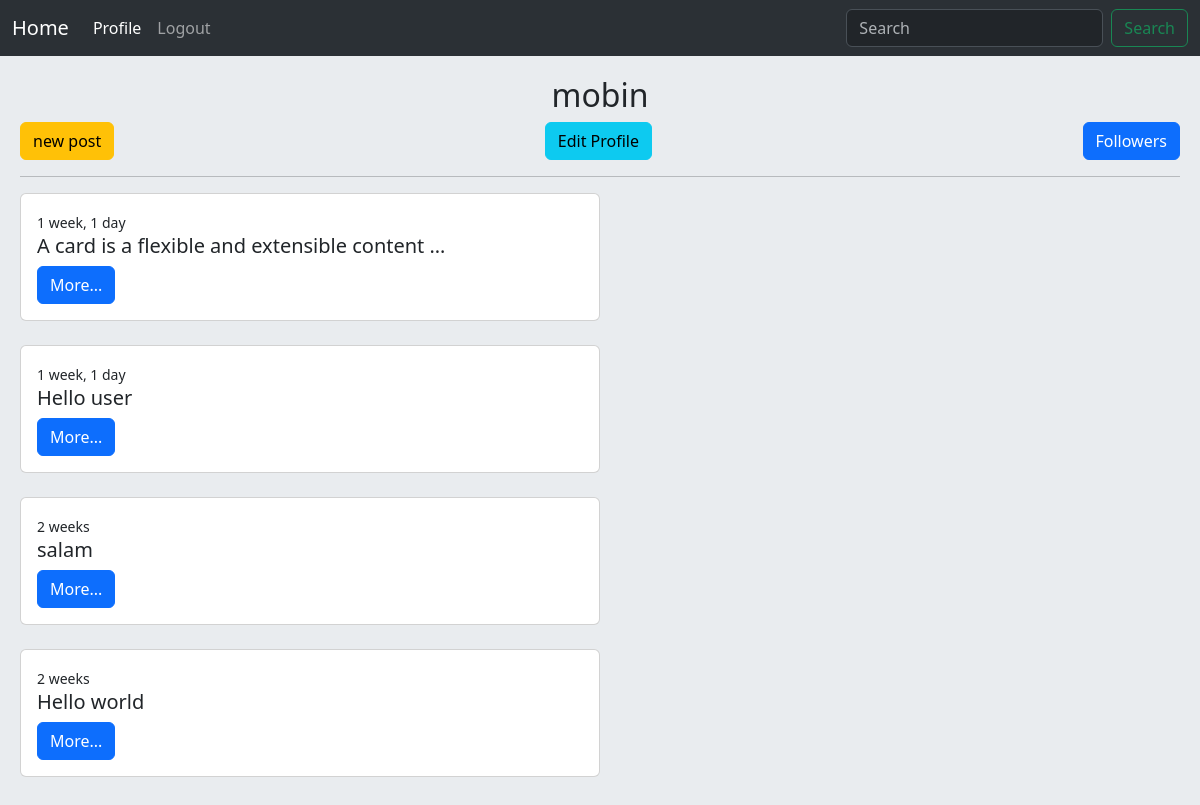
The app's page /account/profile/1 (signed in), older data.
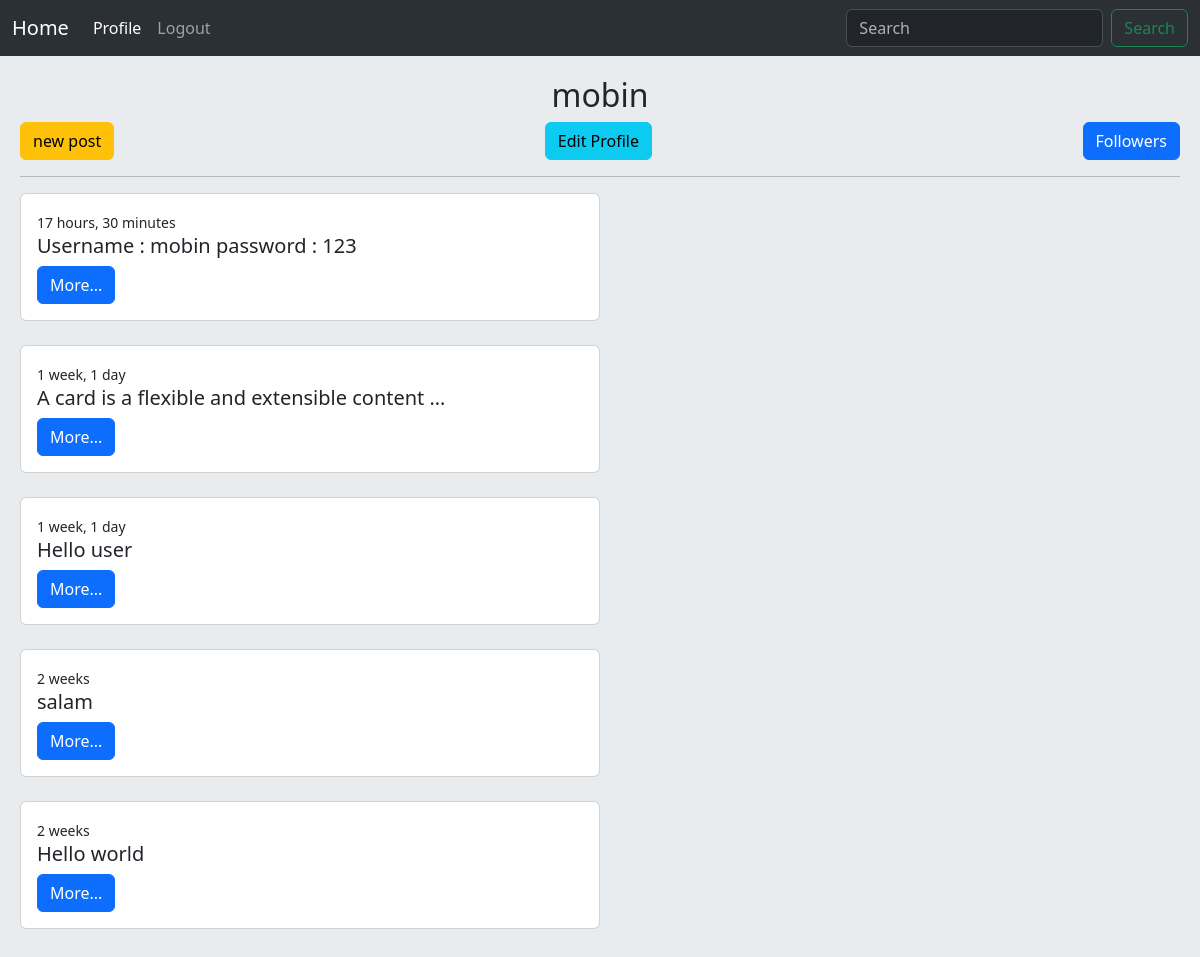
The same page, newer data.
### home/models.py (models this page shows, shortened)
class Post(models.Model):
    user = models.ForeignKey(User,on_delete=models.CASCADE , related_name='posts')
    body = models.TextField()
    slug = models.SlugField()
    created = models.DateTimeField(auto_now_add=True)
    updated = models.DateTimeField(auto_now=True)
    class Meta :
        ordering = ('-created',)
    def get_absolute_url(self):
        return reverse('home:post_detail',args=(self.id , self.slug))

### account/views.py (the view)
# urls.py: path('profile/<int:user_id>',views.UserProfileView.as_view(),name='user_profile'),
class UserProfileView(LoginRequiredMixin,View):
    def get(self , request , user_id):
        is_following = False
        user = User.objects.get(pk = user_id)
        posts = user.posts.all()
        relation = Relation.objects.filter(from_user=request.user , to_user=user)
        relations = Relation.objects.filter(to_user=user)
        if relation.exists():
            is_following = True
        return render(request , 'account/profile.html',{'user':user,'posts':posts,'is_following':is_following,'relations':relations})

### account/templates/account/profile.html (shortened to what this page needs)
{% extends "base.html" %}
{% block content %}
<h2 class='text-center'>{{ user.username }}</h2>
<div class="w-100 d-flex justify-content-between">
{% if request.user.id == user.id %}
  <a href="{% url 'home:post_create' %}" class="btn btn-warning">new post</a>
  <a href="{% url 'account:edit_user' %}" class="btn btn-info">Edit Profile</a>
{% endif %}
<button type="button" class="btn btn-primary" data-bs-toggle="modal" data-bs-target="#exampleModal">
  Followers
</button>
</div>
<hr/>
{% for post in posts %}
      <div class="card w-50">
        <div class="card-body">
          <small class="card-title">{{ post.created|timesince }}</small>
          <h5 class="card-text">{{ post.body|truncatewords:8 }}</h5>
          <a href="{{ post.get_absolute_url }}" class="btn btn-primary">More...</a>
        </div>
      </div>
      <br/>
{% endfor %}
{% endblock content %}

Row changes from the older to the newer data that the page shows:
added Post: created "17 hours, 30 minutes", body "Username : mobin password : 123"
